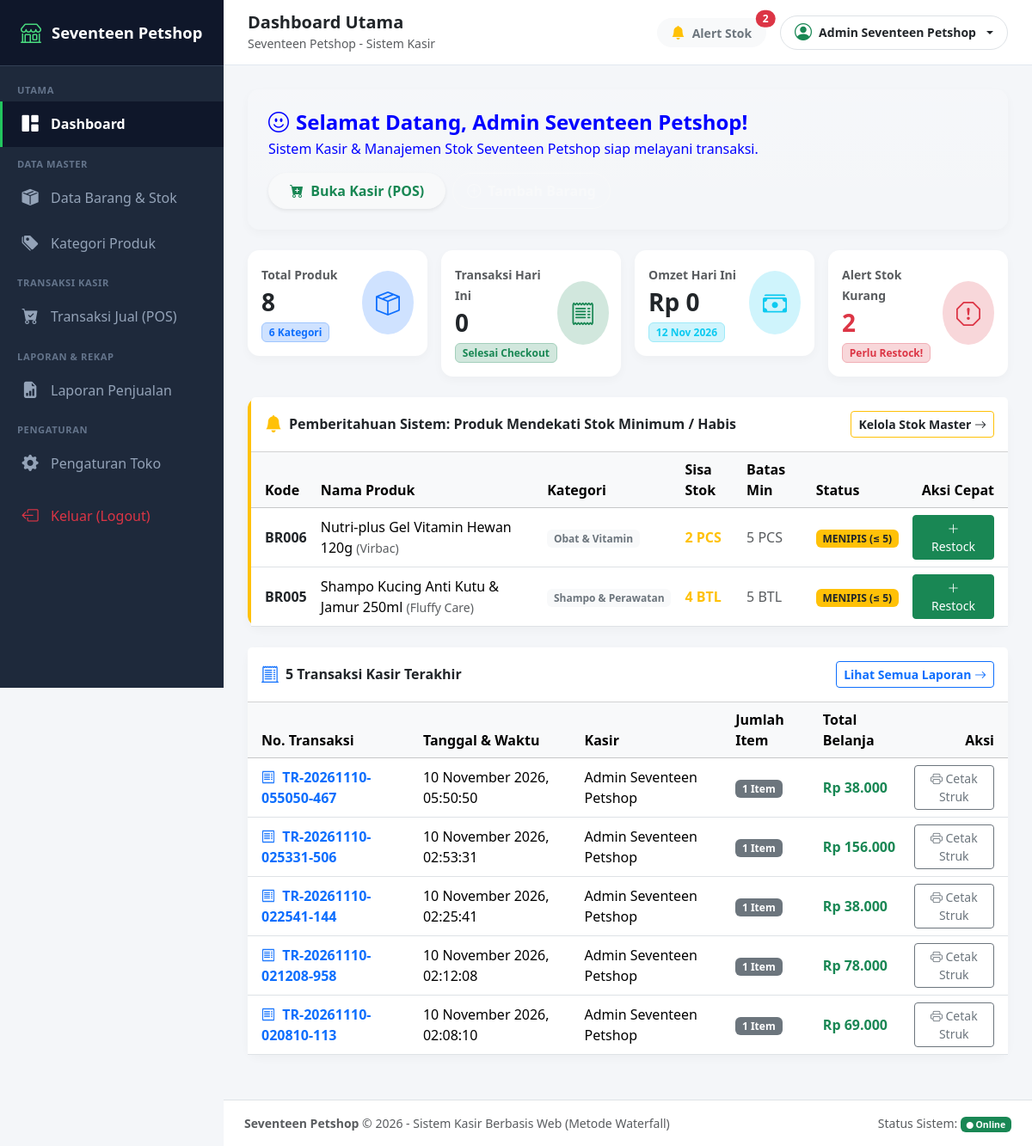
/dashboard.php (signed in), run on the app's committed database.
### tables this page shows
CREATE TABLE `toko` (
  `id_toko` int(11) NOT NULL,
  `nama_toko` varchar(255) NOT NULL,
  `alamat_toko` text NOT NULL,
  `tlp` varchar(50) NOT NULL,
  `nama_pemilik` varchar(255) NOT NULL
);

CREATE TABLE `barang` (
  `id` int(11) NOT NULL,
  `id_barang` varchar(50) NOT NULL,
  `id_kategori` int(11) NOT NULL,
  `nama_barang` varchar(255) NOT NULL,
  `merk` varchar(100) NOT NULL,
  `harga_beli` decimal(12,2) NOT NULL DEFAULT 0.00,
  `harga_jual` decimal(12,2) NOT NULL DEFAULT 0.00,
  `satuan_barang` varchar(50) NOT NULL DEFAULT 'PCS',
  `stok` int(11) NOT NULL DEFAULT 0,
  `stok_minimum` int(11) NOT NULL DEFAULT 5,
  `tgl_input` varchar(50) NOT NULL,
  `tgl_update` varchar(50) DEFAULT NULL
);

CREATE TABLE `kategori` (
  `id_kategori` int(11) NOT NULL,
  `nama_kategori` varchar(255) NOT NULL,
  `tgl_input` varchar(50) NOT NULL
);

### dashboard.php (the view, shortened to what the rows shown need)
<?php
$pageTitle = 'Dashboard Utama';
require_once __DIR__ . '/includes/header.php';
$stmtAlert = $pdo->query("SELECT b.*, k.nama_kategori FROM barang b LEFT JOIN kategori k ON b.id_kategori = k.id_kategori WHERE b.stok <= b.stok_minimum ORDER BY b.stok ASC");
$alertBarang = $stmtAlert->fetchAll();
$stmtRecent = $pdo->query("
    SELECT n.no_transaksi, n.tanggal_input, m.nm_member,
           COUNT(n.id_nota) as total_item, SUM(n.total) as grand_total
    FROM nota n
    LEFT JOIN member m ON n.id_member = m.id_member
    GROUP BY n.no_transaksi, n.tanggal_input, m.nm_member
    ORDER BY n.id_nota DESC
    LIMIT 5
");
$recentTrx = $stmtRecent->fetchAll();
?>
<div class="card card-custom mb-4 bg-gradient border-3" style="background: linear-gradient(135deg, #10b981 30%, #059669 100%); color: blue;">
    <div class="card-body p-4 d-flex justify-content-between align-items-center flex-wrap gap-3">
        <div>
            <h4 class="fw-bold mb-1"><i class="bi bi-emoji-smile me-2"></i>Selamat Datang, <?= htmlspecialchars($_SESSION['admin_name'] ?? 'Kasir') ?>!</h4>
            <p class="mb-0 opacity-90">Sistem Kasir & Manajemen Stok <?= htmlspecialchars($toko['nama_toko']) ?> siap melayani transaksi.</p>
        </div>
    </div>
</div>
<?php if (!empty($alertBarang)): ?>
<div class="card card-custom border-start border-warning border-4 mb-4">
    <div class="card-body p-0">
        <div class="table-responsive">
            <table class="table table-hover align-middle mb-0">
                <thead class="table-light">
                    <tr>
                        <th class="ps-3">Kode</th>
                        <th>Nama Produk</th>
                        <th>Kategori</th>
                        <th>Sisa Stok</th>
                        <th>Batas Min</th>
                        <th>Status</th>
                        <th class="text-end pe-3">Aksi Cepat</th>
                    </tr>
                </thead>
                <tbody>
                    <?php foreach ($alertBarang as $b): ?>
                    <tr>
                        <td class="ps-3 fw-bold text-dark"><?= htmlspecialchars($b['id_barang']) ?></td>
                        <td><?= htmlspecialchars($b['nama_barang']) ?> <small class="text-muted">(<?= htmlspecialchars($b['merk']) ?>)</small></td>
                        <td><span class="badge bg-light text-secondary"><?= htmlspecialchars($b['nama_kategori'] ?? 'Umum') ?></span></td>
                        <td>
                            <strong class="<?= $b['stok'] == 0 ? 'text-danger' : 'text-warning' ?> fs-6">
                                <?= $b['stok'] ?> <?= htmlspecialchars($b['satuan_barang']) ?>
                            </strong>
                        </td>
                        <td class="text-muted"><?= $b['stok_minimum'] ?> <?= htmlspecialchars($b['satuan_barang']) ?></td>
                        <td>
                            <?php if ($b['stok'] == 0): ?>
                                <span class="badge bg-danger">STOK HABIS (0)</span>
                            <?php else: ?>
                                <span class="badge bg-warning text-dark">MENIPIS (&le; <?= $b['stok_minimum'] ?>)</span>
                            <?php endif; ?>
                        </td>
                        <td class="text-end pe-3">
                            <a href="<?= BASE_URL ?>module/barang/index.php?restock_id=<?= $b['id'] ?>" class="btn btn-sm btn-success py-1 px-3">
                                <i class="bi bi-plus-lg"></i> Restock
                            </a>
                        </td>
                    </tr>
                    <?php endforeach; ?>
                </tbody>
            </table>
        </div>
    </div>
</div>
<?php endif; ?>
<div class="card card-custom mb-4">
    <div class="card-body p-0">
        <?php if (empty($recentTrx)): ?>
            <div class="p-4 text-center text-muted">
                <i class="bi bi-inbox fs-1 d-block mb-2 opacity-50"></i>
                Belum ada transaksi checkout yang tercatat. Silakan lakukan transaksi di menu Kasir (POS).
            </div>
        <?php else: ?>
            <div class="table-responsive">
                <table class="table table-hover align-middle mb-0">
                    <thead class="table-light">
                        <tr>
                            <th class="ps-3">No. Transaksi</th>
                            <th>Tanggal & Waktu</th>
                            <th>Kasir</th>
                            <th>Jumlah Item</th>
                            <th>Total Belanja</th>
                            <th class="text-end pe-3">Aksi</th>
                        </tr>
                    </thead>
                </table>
            </div>
        <?php endif; ?>
    </div>
</div>
<?php require_once __DIR__ . '/includes/footer.php'; ?>

### includes/header.php (shortened to what the rows shown need)
<?php
require_once __DIR__ . '/../config/config.php';
$stmtToko = $pdo->query("SELECT * FROM toko LIMIT 1");
$toko = $stmtToko->fetch() ?: ['nama_toko' => 'Seventeen Petshop'];
$pageTitle = $pageTitle ?? 'Dashboard Kasir';
?>
<!DOCTYPE html>
<html lang="id">
<head>
    <link href="<?= BASE_URL ?>assets/css/bootstrap.min.css" rel="stylesheet">
    <link href="<?= BASE_URL ?>assets/css/bootstrap-icons.min.css" rel="stylesheet">
</head>
<body>
    <div class="d-flex">
        <?php include_once __DIR__ . '/sidebar.php'; ?>
        <div id="main-content" class="w-100">
            <header class="topbar d-flex justify-content-between align-items-center">
                <div class="d-flex align-items-center gap-3">
                    <div class="page-header">
                        <h5 class="mb-0 fw-bold text-dark"><?= htmlspecialchars($pageTitle) ?></h5>
                        <small class="text-muted d-none d-sm-inline"><?= htmlspecialchars($toko['nama_toko']) ?> - Sistem Kasir</small>
                    </div>
                </div>
            </header>
            <main class="content-body">

### includes/sidebar.php (shortened to what the rows shown need)
<aside id="sidebar">
    <a href="<?= BASE_URL ?>dashboard.php" class="brand-logo">
        <i class="bi bi-shop"></i>
        <span><?= htmlspecialchars($toko['nama_toko']) ?></span>
    </a>
</aside>

### includes/footer.php (shortened to what the rows shown need)
            </main>
            <footer class="bg-white border-top py-3 px-4 text-center text-muted small mt-auto">
                <div class="d-flex justify-content-between align-items-center flex-wrap gap-2">
                    <div>
                        <strong><?= htmlspecialchars($toko['nama_toko']) ?></strong> &copy; <?= date('Y') ?> - Sistem Kasir Berbasis Web (Metode Waterfall)
                    </div>
                </div>
            </footer>
        </div>
    </div>
</body>
</html>

### data on the page
toko: nama_toko "Seventeen Petshop"
barang: id_barang "BR006", nama_barang "Nutri-plus Gel Vitamin Hewan 120g", merk "Virbac", id_kategori.nama_kategori "Obat & Vitamin", stok "2", satuan_barang "PCS", stok_minimum "5"
barang: id_barang "BR005", nama_barang "Shampo Kucing Anti Kutu & Jamur 250ml", merk "Fluffy Care", id_kategori.nama_kategori "Shampo & Perawatan", stok "4", satuan_barang "BTL", stok_minimum "5"

### other printed values
$pageTitle "Dashboard Utama"
$countAlertStok "2"
$_SESSION['admin_name'] "Admin Seventeen Petshop"
$totalBarang "8"
$totalKategori "6"
$trxHariIni['total_trx'] "0"
rupiah($trxHariIni['total_omzet']) "Rp 0"
count($alertBarang) "2"
$trx['no_transaksi'] "TR-20261110-055050-467"
$trx['tanggal_input'] "10 November 2026, 05:50:50"
$trx['nm_member'] "Admin Seventeen Petshop"
$trx['total_item'] "1"
rupiah($trx['grand_total']) "Rp 38.000"
$trx['no_transaksi'] "TR-20261110-025331-506"
$trx['tanggal_input'] "10 November 2026, 02:53:31"
